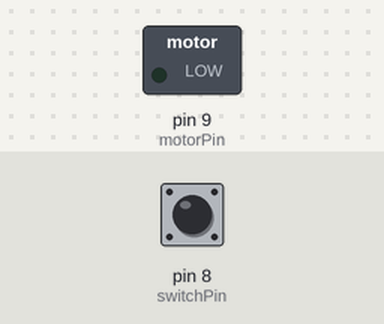
Simulated run of this sketch. Board: Arduino Uno, built with avr-gcc and run on an emulated ATmega328P. Parts: switched loads named in the sketch (green lamp = pin HIGH). The test bench sets the inputs (shaded band); at power-on: pin 8 (switchPin) HIGH.

Above: at 1.2 s.
1.3 s: pin 8 (switchPin) pulled LOW for 0.15 s
At 1.37 s:
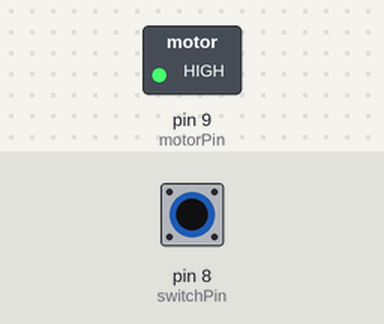
2.9 s: pin 8 (switchPin) pulled LOW for 3.2 s
At 7.2 s:
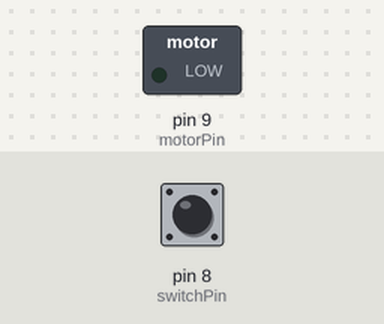
Timing chart, 0 to 8.7 s (numbered marks = the images above; inputs shaded):
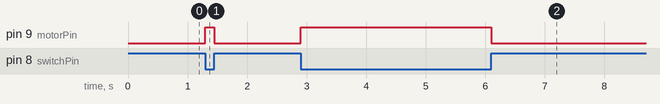

Measured:
- after the input at 1.3 s, pin 9 (motorPin): LOW → HIGH at once, → LOW 0.15 s later
- after the input at 2.9 s, pin 9 (motorPin): LOW → HIGH at once, → LOW 3.2 s later

The sketch:

test_dc_motor.ino
```cpp
//test dc motor

int motorPin = 9;
int switchPin = 8;
int switchState = 0;

void setup(){
  pinMode(motorPin, OUTPUT);
  pinMode(switchPin, INPUT);
}

void loop(){
  switchState = digitalRead(switchPin);

  if(switchState == LOW){
    digitalWrite(motorPin, HIGH);
  }else{
    digitalWrite(motorPin, LOW);
  }
}
```
